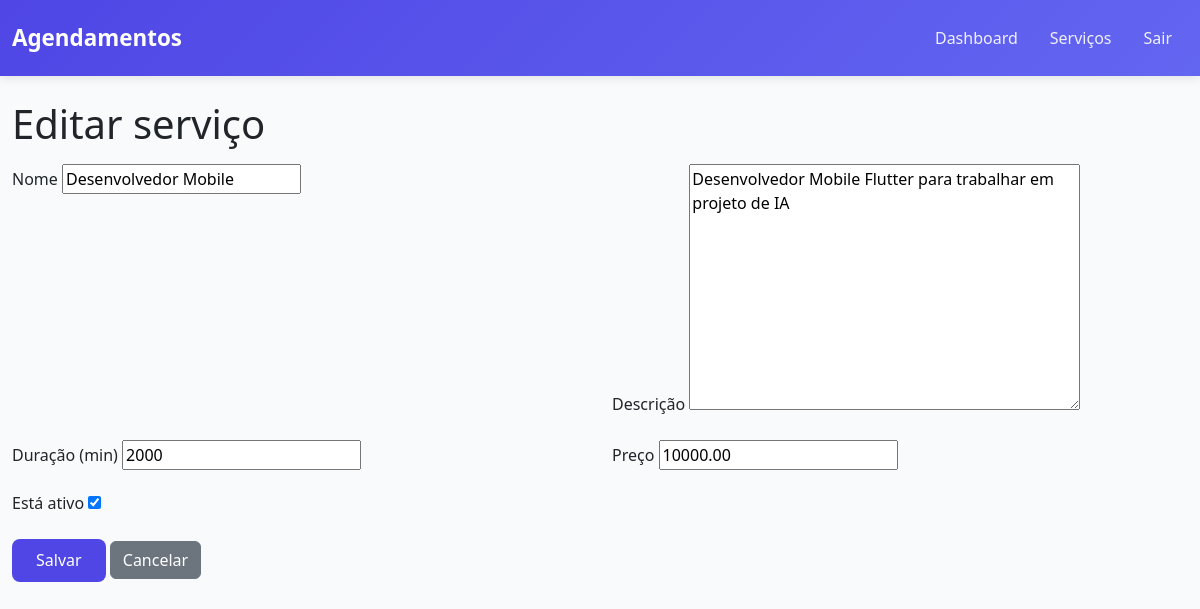
Screenshot of /accounts/services/3/edit/ (signed in) with the database file from the repository.
### booking/models.py (models this page shows, shortened)
class Service(models.Model):
    name = models.CharField(_("nome"),max_length=100)
    description = models.TextField(_("descrição"), blank=True)
    duration_minutes = models.PositiveIntegerField(_("duração (min)"))
    price = models.DecimalField(_("preço"), max_digits=8, decimal_places=2)
    is_active = models.BooleanField(_("está ativo"), default=True)

### booking/views.py (the view)
# urls.py: path("services/<int:pk>/edit/", ServiceUpdateView.as_view(), name="service_update"),
@method_decorator(login_required, name="dispatch")
class ServiceUpdateView(UpdateView):
    model = Service
    fields = ["name", "description", "duration_minutes", "price", "is_active"]
    template_name = "services/service_form.html"
    success_url = reverse_lazy("service_list")

### booking/templates/services/service_form.html (shortened to what this page needs)
{% extends "base.html" %}
{% block content %}
<h1>{% if object %}Editar serviço{% else %}Novo serviço{% endif %}</h1>
<form method="post" class="mt-3">
  <div class="row">
    {% for field in form %}
      <div class="mb-3 col-md-6">
        <label class="form-label">{{ field.label }}</label>
        {{ field }}
      </div>
    {% endfor %}
  </div>
  <button type="submit" class="btn btn-primary">Salvar</button>
  <a href="{% url 'service_list' %}" class="btn btn-secondary">Cancelar</a>
</form>
{% endblock %}

### booking/static/booking/css/base.css (style rules this page uses)
:root { --primary-color: #4f46e5; --secondary-color: #6366f1; --dark-bg: #1e293b; --light-bg: #f8fafc; }
body { background-color: var(--light-bg); font-family: 'Segoe UI', Tahoma, Geneva, Verdana, sans-serif; }
.btn-primary { background-color: var(--primary-color); border: none; padding: 0.6rem 1.5rem; border-radius: 8px; font-weight: 500; transition: background-color 0.3s; }

### rows the page displays
Service: form "Desenvolvedor Mobile" "Desenvolvedor Mobile Flutter para trabalhar em projeto de IA" "2000" "10000.00" "☑"

### other values shown
{{ field.label }} "Nome" "Descrição" "Duração (min)" "Preço" "Está ativo"
